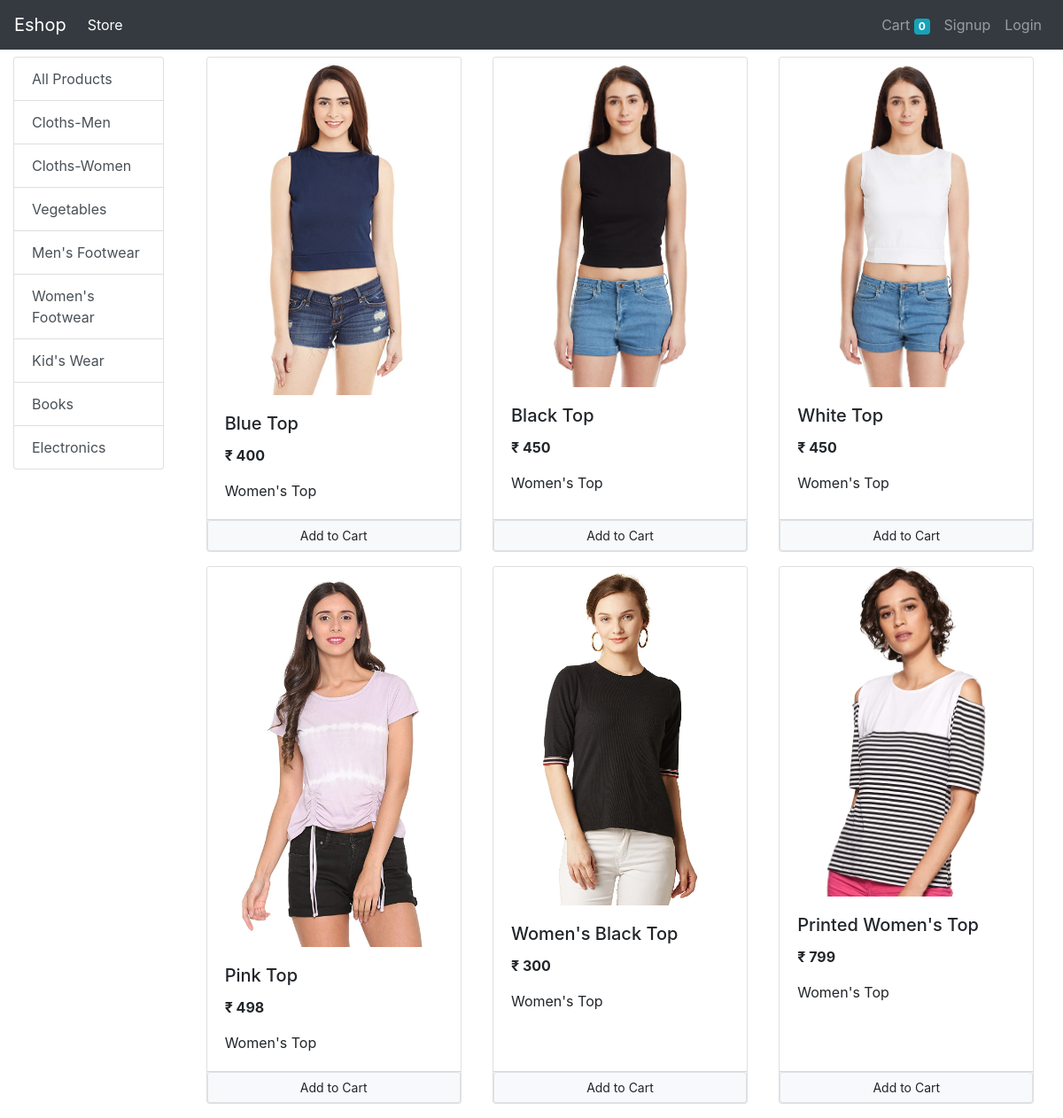
The app's page /?category=2 with its own data.
### store/models/category.py (models this page shows, shortened)
class Category(models.Model):
    name = models.CharField(max_length=20)
    @staticmethod
    def get_all_categories():
        return Category.objects.all()

### store/models/product.py (models this page shows, shortened)
class Product(models.Model):
    name = models.CharField(max_length=50)
    price = models.IntegerField(default=0)
    category = models.ForeignKey(Category, on_delete=models.CASCADE, default=1)
    description = models.CharField(max_length=200, default='', null=True, blank=True)
    image = models.ImageField(upload_to='uploads/products/')
    @staticmethod
    def get_all_products_by_categoryId(category_id):
        if category_id:
            return Product.objects.filter(category = category_id)
        else:
            return Product.get_all_products()

### store/views/home.py (the view, shortened to what this page needs)
# urls.py: path('', Index.as_view(), name='homepage'),
class Index(View):
    def get(self, request):
        cart = request.session.get('cart')
        if not cart:
            request.session['cart'] = {}
        products = None
        categories = Category.get_all_categories()
        categoryId = request.GET.get('category')
        if categoryId:
            products = Product.get_all_products_by_categoryId(categoryId)
        else:
            products = Product.get_all_products()
        data = {}
        data['products'] = products
        data['categories'] = categories
        return render(request, 'index.html', data)

### store/templatetags/cart.py (called while the page is built)
@register.filter(name='is_in_cart')
def is_in_cart(product, cart):
    keys = cart.keys()
    for id in keys:
        if int(id) == product.id:
            return True
    return False

### store/templatetags/custom_filter.py (called while the page is built)
@register.filter(name='currency')
def currency(number):
    curr = "₹ "+str(number)
    return curr

### store/templates/index.html (shortened to what this page needs)
{% extends 'base.html' %}
{% block content %}
{% load cart %}
{% load custom_filter %}
<div class="container-fluid">
    <div class="row">
        <div class="col-lg-2 mx-auto">
            <div class="list-group">
                <a href="/" class="list-group-item list-group-item-action">All Products</a>
                {% for category in categories %}
                <a href="/?category={{category.id}}"
                    class="list-group-item list-group-item-action">{{category.name}}</a>
                {% endfor %}
            </div>
        </div>
        <div id="products" class="col-lg-10 mx-auto">
            <div class="row mx-auto">
                {% for product in products %}
                <div class="card mx-auto mb-3" id="{{product.id}}" style="width: 18rem;">
                    <img src="{{product.image.url}}" class="card-img-top" alt="...">
                    <div class="card-body">
                        <h5 class="card-title">{{product.name}}</h5>
                        <p class="card-text"><b>{{product.price|currency}}</b></p>
                        <p class="card-text">{{product.description}}</p>
                    </div>
                    <div class="card-footer p-0 my-0">
                        {% if product|is_in_cart:request.session.cart%}
                        <div class="row no-gutters">
                            <form action="/#{{product.id}}" method="POST" class="col-2">
                                {% csrf_token %}
                                <input hidden type="text" name="product" value="{{product.id}}">
                                <input hidden type="text" name="remove" value="True">
                                <input type="submit" class="btn btn-block btn-secondary"
                                    value="-">
                            </form>
                            <div class="text-center col d-flex justify-content-center text-align-center">
                                {{product|cart_quantity:request.session.cart}} in Cart
                            </div>
                            <form action="/#{{product.id}}" method="POST" class="col-2">
                                {% csrf_token %}
                                <input hidden type="text" name="product" value="{{product.id}}">
                                <input type="submit" class="btn btn-block btn-secondary"
                                    value="+">
                            </form>
                        </div>
                        {% else %}
                        <form action="/#{{product.id}}" method="POST" class="btn-block">
                            <input type="submit" class="float-right btn btn-light border btn-sm border form-control"
                                value="Add to Cart">
                        </form>
                        {% endif %}
                    </div>
                </div>
                {% endfor %}
            </div>
        </div>
    </div>
</div>
{% endblock %}

### records on screen
Category: name "Cloths-Men"
Category: name "Cloths-Women"
Category: name "Vegetables"
Category: name "Men's Footwear"
Category: name "Women's Footwear"
Category: name "Kid's Wear"
Category: name "Books"
Category: name "Electronics"
Product: image (picture), name "Blue Top", price "₹ 400", description "Women's Top"
Product: image (picture), name "Black Top", price "₹ 450", description "Women's Top"
Product: image (picture), name "White Top", price "₹ 450", description "Women's Top"
Product: image (picture), name "Pink Top", price "₹ 498", description "Women's Top"
Product: image (picture), name "Women's Black Top", price "₹ 300", description "Women's Top"
Product: image (picture), name "Printed Women's Top", price "₹ 799", description "Women's Top"

### other values on screen
{{ request.session.cart.keys|length }} "0"
